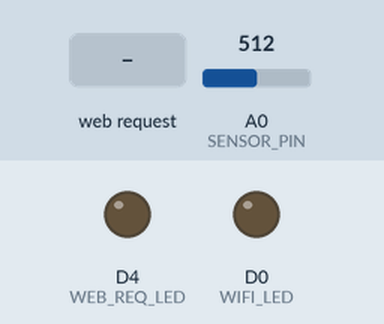
The sketch below on a simulated ESP8266 (NodeMCU). Parts: output pins drawn as LEDs (lit = HIGH). Inputs (shaded band) come from the test bench; at power-on: A0 (SENSOR_PIN) = 512. WiFi joins after 1.5 s; servers stay silent unless stated; what the sketch prints to the serial monitor is not drawn.

Above: at 0.0 s.
At 5.7 s:
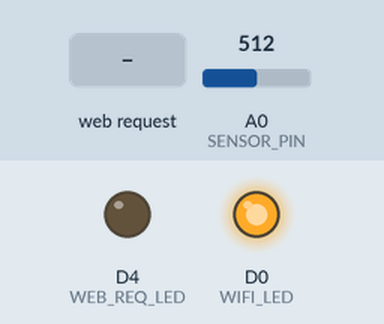
5.8 s: HTTP request GET /voltage received
At 5.9 s:
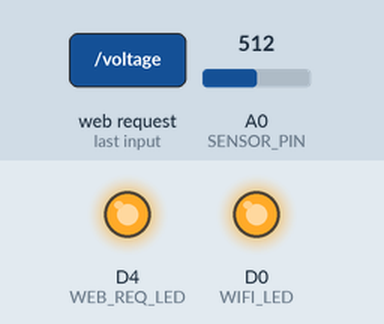
Timing chart, 0 to 8.8 s (numbered marks = the images above; inputs shaded):
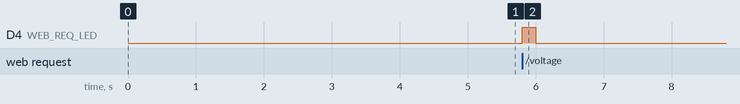

Measured:
- after the input at 5.8 s, D4 (WEB_REQ_LED): LOW → HIGH at once, → LOW 0.20 s later

The sketch:

ac_voltage_meter_server.ino
```cpp
/**

The AC voltage monitor server is hosted on NodeMCU ESP-12E. And ZMPT101B is used for sensing AC voltage.
You need to calibrate ZMPT101B so that the output waveform is not clipped. For that in loop() function uncomment first two lines and dump raw values.
See the graph in Arduino IDE's Serial Plotter. Adjust the trimpot on the sensor so that the sine wave is not clipped.

My ESP module is NodeMCU E12E (ESP8266EX)
Crystal is 26MHz
Auto-detected Flash size: 4MB

*/

#include <ESP8266WiFi.h>
#include <ESP8266WebServer.h>
#include <math.h>
#include <ElegantOTA.h>

// Use your WiFi credentials
const char* WIFI_SSID = "abc";
const char* WIFI_PASSWORD = "11223344";

// Update pin numbers as per your ESP module
const uint8_t SENSOR_PIN = A0;
const uint8_t WIFI_LED = D0; // devkit LED
const uint8_t WEB_REQ_LED = D4; // module LED

// ---------------- Sensor configuration ----------------
// Adjust this after comparing against a reliable AC meter/multimeter.
// new calibration factor = (multimeter reading / this program reading) * current calibration factor
float calibrationFactor = 2.83;

// Sample for approximately 200 ms. At 50 Hz, this covers about 10 AC cycles.
const unsigned long SAMPLE_WINDOW_MS = 200;

// Read voltage about twice per second.
const unsigned long UPDATE_INTERVAL_MS = 500;


ESP8266WebServer server(80);
float voltageRMS = 0.0f;
unsigned long lastUpdate = 0;

float readVoltageRMS() {
  unsigned long start = millis();
  unsigned long count = 0;
  double sum = 0;
  double sumSquares = 0;

  while ((millis() - start) < SAMPLE_WINDOW_MS) {
    int sample = analogRead(SENSOR_PIN);

    sum += sample;
    sumSquares += (double)sample * sample;
    count++;
  }

  if (count == 0) return 0;

  double mean = sum / count;
  double variance = (sumSquares / count) - (mean * mean);

  if (variance < 0) variance = 0;

  double adcRms = sqrt(variance);
  return adcRms * calibrationFactor;
}

// ---------------- HTTP handlers ----------------

void handleRoot() {
  String html = R"rawliteral(
<!DOCTYPE html>
<html lang="en">
<head>
<meta charset="UTF-8">
<meta name="viewport" content="width=device-width, initial-scale=1">
<title>AC Voltage Monitor</title>

<style>
  * { box-sizing: border-box; }

  body {
    margin: 0;
    padding: 16px;
    background: #101827;
    color: #e5e7eb;
    font-family: Arial, sans-serif;
  }

  .container {
    max-width: 850px;
    margin: auto;
  }

  h1 {
    font-size: 24px;
    margin-bottom: 6px;
  }

  .subtitle {
    color: #9ca3af;
    margin-bottom: 22px;
  }

  .card {
    background: #1b2638;
    padding: 20px;
    border-radius: 14px;
    margin-bottom: 16px;
    border: 1px solid #334155;
  }

  .label {
    font-size: 14px;
    color: #9ca3af;
  }

  .reading {
    font-size: 48px;
    font-weight: bold;
    margin: 12px 0;
  }

  .unit {
    font-size: 20px;
    color: #9ca3af;
  }

  .status {
    padding: 10px 12px;
    border-radius: 8px;
    font-weight: bold;
    margin-top: 12px;
    background: #263449;
  }

  .normal { color: #4ade80; }
  .warning { color: #fbbf24; }
  .alarm { color: #f87171; }

  .chart-wrap {
    width: 100%;
    height: 280px;
    position: relative;
  }

  canvas {
    width: 100%;
    height: 100%;
    display: block;
  }

  .controls {
    display: flex;
    flex-wrap: wrap;
    gap: 10px;
    margin-top: 14px;
  }

  button {
    background: #334155;
    color: white;
    border: 1px solid #475569;
    padding: 12px 16px;
    border-radius: 8px;
    font-size: 14px;
    cursor: pointer;
  }

  button:active { opacity: 0.75; }

  .note {
    font-size: 12px;
    color: #9ca3af;
    line-height: 1.5;
    margin-top: 16px;
  }

  .details {
    display: flex;
    flex-wrap: wrap;
    gap: 20px;
    margin-top: 16px;
  }

  .detail {
    flex: 1;
    min-width: 120px;
  }

  .detail-value {
    margin-top: 6px;
    font-size: 18px;
    font-weight: bold;
  }
</style>
</head>

<body>
<div class="container">

  <h1>AC Voltage Monitor</h1>
  <div class="subtitle">NodeMCU ESP-12E · ZMPT101B · 50 Hz mains</div>

  <div class="card">
    <div class="label">LIVE AC RMS VOLTAGE</div>
    <div class="reading">
      <span id="voltage">--.-</span>
      <span class="unit">V</span>
    </div>

    <div id="status" class="status warning">
      Connecting to sensor...
    </div>

    <div class="details">
      <div class="detail">
        <div class="label">Last successful reading</div>
        <div id="lastUpdate" class="detail-value">Never</div>
      </div>

      <div class="detail">
        <div class="label">Low-voltage limit</div>
        <div class="detail-value">214V</div>
      </div>
    </div>

    <div class="controls">
      <button id="soundButton">Enable alarm sound</button>
      <button id="muteButton">Mute alarm</button>
      <button id="clearButton">Clear history</button>
    </div>

    <div class="note">
      Sound must be enabled by a user gesture in the browser.
      Muting disables sound but does not disable alarm detection.
    </div>
  </div>

  <div class="card">
    <div class="label">VOLTAGE HISTORY</div>
    <div class="chart-wrap">
      <canvas id="chart"></canvas>
    </div>
    <div class="note">
      Rolling 24-hour history. Readings are saved when voltage changes by at least 1V
      or every 60 seconds. Failed requests are recorded as 0V. The red dashed line is 214V.
    </div>
  </div>

  <div class="card">
    <div class="label">CONNECTION</div>
    <div id="connection" class="detail-value warning">
      Waiting for first reading
    </div>
    <div class="note">
      A failed request or voltage below 214V triggers the alarm. When voltage
      returns to 214V or above, the alarm clears and a different 3-second recovery tone plays.
    </div>
  </div>

</div>

<script>
(() => {
  "use strict";

  const LOW_LIMIT = 209;
  const REQUEST_TIMEOUT = 2500;
  const POLL_INTERVAL = 2000;
  const HISTORY_DURATION = 24 * 60 * 60 * 1000;
  const MIN_CHANGE = 1.0;
  const MAX_GAP = 60000;
  const HISTORY_KEY = "acVoltageHistoryV1";

  const voltageEl = document.getElementById("voltage");
  const statusEl = document.getElementById("status");
  const connectionEl = document.getElementById("connection");
  const lastUpdateEl = document.getElementById("lastUpdate");
  const canvas = document.getElementById("chart");
  const ctx = canvas.getContext("2d");

  let history = loadHistory();
  let requestInProgress = false;
  let failureCount = 0;
  let lastSuccessTime = null;
  let lastSavedVoltage = history.length
    ? history[history.length - 1].voltage : null;
  let lastSavedTime = history.length
    ? history[history.length - 1].time : 0;
  let outageDetected = history.length > 0 &&
    history[history.length - 1].voltage < LOW_LIMIT;

  let audioContext = null;
  let alarmEnabled = false;
  let alarmMuted = false;
  let alarmTimer = null;
  let alarmActive = false;
  let alarmReason = "";

  function loadHistory() {
    try {
      const saved = JSON.parse(localStorage.getItem(HISTORY_KEY) || "[]");
      if (!Array.isArray(saved)) return [];
      const cutoff = Date.now() - HISTORY_DURATION;
      return saved.filter(p =>
        p && Number.isFinite(p.time) &&
        Number.isFinite(p.voltage) &&
        p.time >= cutoff && p.voltage >= 0 && p.voltage <= 300
      ).sort((a, b) => a.time - b.time);
    } catch (e) {
      console.warn("Could not load saved voltage history:", e);
      return [];
    }
  }

  function trimHistory() {
    const cutoff = Date.now() - HISTORY_DURATION;
    const oldLength = history.length;
    history = history.filter(p => p.time >= cutoff);
    if (history.length !== oldLength) persistHistory();
  }

  function persistHistory() {
    try {
      localStorage.setItem(HISTORY_KEY, JSON.stringify(history));
    } catch (e) {
      console.warn("Could not persist voltage history:", e);
    }
  }

  function saveReading(timestamp, voltage) {
    history.push({ time: timestamp, voltage: voltage });
    trimHistory();
    lastSavedVoltage = voltage;
    lastSavedTime = timestamp;
    persistHistory();
  }

  function addReading(voltage, force = false) {
    const now = Date.now();
    trimHistory();

    if (lastSavedVoltage === null) {
      saveReading(now, voltage);
      return;
    }

    const changed = Math.abs(voltage - lastSavedVoltage) >= MIN_CHANGE;
    const periodic = now - lastSavedTime >= MAX_GAP;

    if (force || changed || periodic) {
      saveReading(now, voltage);
    }
  }

  // ---------- Audio alarms ----------

  async function enableAudio() {
    try {
      const AudioContextClass =
        window.AudioContext || window.webkitAudioContext;

      if (!AudioContextClass) {
        alert("Web Audio API is not supported by this browser.");
        return;
      }

      if (!audioContext) audioContext = new AudioContextClass();
      if (audioContext.state === "suspended") await audioContext.resume();

      alarmEnabled = true;
      document.getElementById("soundButton").textContent =
        "Alarm sound enabled";
      document.getElementById("soundButton").style.display = "none";

      // Brief test tone confirms that browser audio is enabled.
      beep(880, 0.5);
      if (alarmActive) startAlarm(alarmReason);
    } catch (e) {
      console.error("Audio initialization failed", e);
      alert("Could not enable sound. Check your browser settings.");
    }
  }

  function beep(frequency, duration, waveType = "square") {
    if (!audioContext || !alarmEnabled || alarmMuted) return;
    if (audioContext.state !== "running") return;

    const oscillator = audioContext.createOscillator();
    const gain = audioContext.createGain();
    const start = audioContext.currentTime;

    oscillator.type = waveType;
    oscillator.frequency.value = frequency;

    gain.gain.setValueAtTime(0.0001, start);
    gain.gain.exponentialRampToValueAtTime(0.12, start + 0.02);
    gain.gain.setValueAtTime(0.12, start + duration * 0.65);
    gain.gain.exponentialRampToValueAtTime(0.0001, start + duration);

    oscillator.connect(gain);
    gain.connect(audioContext.destination);
    oscillator.start(start);
    oscillator.stop(start + duration + 0.02);
  }

  function playRecoveryBeep() {
    // A smoother, higher-pitched 3-second tone distinct from the alarm.
    beep(2320, 4.0, "sine");
  }

  function startAlarm(reason) {
    alarmActive = true;
    alarmReason = reason;
    updateStatus();

    if (alarmTimer !== null) return;

    function pulse() {
      if (!alarmActive || !alarmEnabled || alarmMuted) {
        alarmTimer = null;
        return;
      }

      // Read the current reason, so a low-voltage/HTTP change is reflected.
      const frequency = alarmReason === "low" ? 1000 : 620;
      beep(frequency, 0.2);

      setTimeout(() => {
        if (alarmActive && alarmEnabled && !alarmMuted) {
          const nextFrequency = alarmReason === "low" ? 1000 : 620;
          beep(nextFrequency, 0.18);
        }
      }, 260);

      alarmTimer = setTimeout(pulse, 1500);
    }

    pulse();
  }

  function stopAlarm() {
    alarmActive = false;
    alarmReason = "";

    if (alarmTimer !== null) {
      clearTimeout(alarmTimer);
      alarmTimer = null;
    }

    updateStatus();
  }

  function updateAlarm(reason) {
    if (reason) startAlarm(reason);
    else stopAlarm();
  }

  document.getElementById("soundButton")
    .addEventListener("click", enableAudio);

  document.getElementById("muteButton")
    .addEventListener("click", () => {
      alarmMuted = !alarmMuted;
      document.getElementById("muteButton").textContent =
        alarmMuted ? "Unmute alarm" : "Mute alarm";

      if (alarmMuted && alarmTimer !== null) {
        clearTimeout(alarmTimer);
        alarmTimer = null;
      }

      if (!alarmMuted && alarmActive) startAlarm(alarmReason);
    });

  // ---------- Status ----------

  function setStatus(message, type) {
    statusEl.textContent = message;
    statusEl.className = "status " + type;
  }

  function updateStatus() {
    if (failureCount > 0) {
      setStatus("ALARM: HTTP request failed", "alarm");
      connectionEl.textContent =
        "Connection failure (" + failureCount + ")";
      connectionEl.className = "detail-value alarm";
      return;
    }

    if (alarmActive && alarmReason === "low") {
      setStatus("ALARM: Voltage below 214V", "alarm");
      connectionEl.textContent = "Connected · Low voltage";
      connectionEl.className = "detail-value alarm";
      return;
    }

    if (lastSuccessTime !== null) {
      setStatus("Voltage normal", "normal");
      connectionEl.textContent = "Connected";
      connectionEl.className = "detail-value normal";
    }
  }

  // ---------- Fetch voltage ----------

  async function pollVoltage() {
    if (requestInProgress) return;
    requestInProgress = true;

    const controller = new AbortController();
    const timeout = setTimeout(() => controller.abort(), REQUEST_TIMEOUT);

    try {
      const response = await fetch("/voltage?t=" + Date.now(), {
        method: "GET",
        cache: "no-store",
        signal: controller.signal
      });

      if (!response.ok) throw new Error("HTTP " + response.status);

      const data = await response.json();
      if (typeof data.voltage !== "number" ||
          !Number.isFinite(data.voltage) ||
          data.voltage < 0 || data.voltage > 300) {
        throw new Error("Invalid voltage response");
      }

      const now = Date.now();
      failureCount = 0;
      lastSuccessTime = now;
      voltageEl.textContent = data.voltage.toFixed(1);
      lastUpdateEl.textContent = new Date(now).toLocaleTimeString();

      const isLow = data.voltage < LOW_LIMIT;
      const recovered = outageDetected && !isLow;

      // Force a point at a low-voltage/recovery transition.
      addReading(data.voltage, isLow ? !outageDetected : recovered);

      if (isLow) {
        outageDetected = true;
        updateAlarm("low");
      } else {
        if (recovered) playRecoveryBeep();
        outageDetected = false;
        updateAlarm(null);
      }

      updateStatus();
      drawChart();
    } catch (error) {
      failureCount++;
      console.error("Voltage request failed:", error);

      // Treat each request failure as a zero-volt sample, but suppress
      // repeated identical zeros until the periodic-save interval elapses.
      voltageEl.textContent = "0.0";
      addReading(0);
      outageDetected = true;
      updateAlarm("http");
      updateStatus();
      drawChart();
    } finally {
      clearTimeout(timeout);
      requestInProgress = false;
    }
  }

  // ---------- 24-hour rolling chart ----------

  function drawChart() {
    const rect = canvas.getBoundingClientRect();
    const dpr = window.devicePixelRatio || 1;
    canvas.width = Math.max(1, Math.round(rect.width * dpr));
    canvas.height = Math.max(1, Math.round(rect.height * dpr));
    ctx.setTransform(dpr, 0, 0, dpr, 0, 0);

    const width = rect.width;
    const height = rect.height;
    ctx.clearRect(0, 0, width, height);

    const pad = { left: 46, right: 12, top: 20, bottom: 30 };
    const plotW = width - pad.left - pad.right;
    const plotH = height - pad.top - pad.bottom;
    if (plotW <= 0 || plotH <= 0) return;

    const now = Date.now();
    const startTime = now - HISTORY_DURATION;
    const points = history.filter(p => p.time >= startTime && p.time <= now);

    // Fixed scale keeps zero-volt outages visible on the 24-hour chart.
    const minV = 0;
    const maxV = 260;

    function xTime(t) {
      return pad.left + ((t - startTime) / HISTORY_DURATION) * plotW;
    }

    function y(v) {
      return pad.top + ((maxV - v) / (maxV - minV)) * plotH;
    }

    // Grid and voltage labels.
    ctx.font = "11px Arial";
    ctx.textAlign = "right";
    ctx.textBaseline = "middle";

    for (let v = 0; v <= 250; v += 50) {
      const yy = y(v);
      ctx.strokeStyle = "#334155";
      ctx.lineWidth = 1;
      ctx.beginPath();
      ctx.moveTo(pad.left, yy);
      ctx.lineTo(width - pad.right, yy);
      ctx.stroke();
      ctx.fillStyle = "#9ca3af";
      ctx.fillText(String(v), pad.left - 8, yy);
    }

    // Low-voltage threshold.
    const limitY = y(LOW_LIMIT);
    ctx.save();
    ctx.strokeStyle = "#f87171";
    ctx.setLineDash([6, 4]);
    ctx.lineWidth = 2;
    ctx.beginPath();
    ctx.moveTo(pad.left, limitY);
    ctx.lineTo(width - pad.right, limitY);
    ctx.stroke();
    ctx.restore();

    ctx.fillStyle = "#f87171";
    ctx.textAlign = "left";
    ctx.textBaseline = "bottom";
    ctx.fillText("inverter max 214V", pad.left + 5, limitY - 4);

    // Draw timestamp-scaled history. Break the line across long data gaps.
    if (points.length > 0) {
      ctx.beginPath();
      let previousTime = null;
      for (const point of points) {
        const px = xTime(point.time);
        const py = y(point.voltage);
        if (previousTime === null || point.time - previousTime > 90000) {
          ctx.moveTo(px, py);
        } else {
          ctx.lineTo(px, py);
        }
        previousTime = point.time;
      }

      ctx.strokeStyle = "#38bdf8";
      ctx.lineWidth = 2.5;
      ctx.lineJoin = "round";
      ctx.lineCap = "round";
      ctx.stroke();

      const last = points[points.length - 1];
      ctx.beginPath();
      ctx.arc(xTime(last.time), y(last.voltage), 4, 0, Math.PI * 2);
      ctx.fillStyle = last.voltage < LOW_LIMIT ? "#f87171" : "#38bdf8";
      ctx.fill();
    }

    // Fixed 24-hour axis labels.
    ctx.fillStyle = "#9ca3af";
    ctx.textBaseline = "top";
    ctx.textAlign = "left";
    ctx.fillText("24h ago", pad.left, height - pad.bottom + 8);
    ctx.textAlign = "center";
    ctx.fillText("12h ago", pad.left + plotW / 2, height - pad.bottom + 8);
    ctx.textAlign = "right";
    ctx.fillText("Now", width - pad.right, height - pad.bottom + 8);
  }

  document.getElementById("clearButton")
    .addEventListener("click", () => {
      history = [];
      lastSavedVoltage = null;
      lastSavedTime = 0;
      persistHistory();
      drawChart();
    });

  window.addEventListener("resize", drawChart);

  // Start with stored history, then poll every two seconds.
  trimHistory();
  drawChart();
  pollVoltage();
  setInterval(pollVoltage, POLL_INTERVAL);
})();
</script>
</body>
</html>
)rawliteral";

  server.sendHeader("Cache-Control", "no-store");
  server.send(200, "text/html", html);
}

void handleVoltage() {
  String json = "{";
  json += "\"voltage\":";
  json += String(voltageRMS, 2);
  json += ",\"unit\":\"V\"";
  json += ",\"type\":\"AC_RMS\"";
  json += "}";

  server.send(200, "application/json", json);

  digitalWrite(WEB_REQ_LED, HIGH);
  delay(200);
  digitalWrite(WEB_REQ_LED, LOW);
}

void handleRawVoltage() {
  server.send(200, "text/plain", String(voltageRMS, 2));

  digitalWrite(WEB_REQ_LED, HIGH);
  delay(200);
  digitalWrite(WEB_REQ_LED, LOW);
}

void setup() {
  Serial.begin(115200);
  pinMode(SENSOR_PIN, INPUT);
  pinMode(WIFI_LED, OUTPUT);
  pinMode(WEB_REQ_LED, OUTPUT);

  delay(3000);
  digitalWrite(WIFI_LED, LOW); // led on my board is active low


  Serial.println();
  Serial.println("AC Voltage Monitor");

  WiFi.mode(WIFI_STA);
  WiFi.setHostname("AC_Voltage_sen");
  WiFi.setAutoReconnect(true);
  WiFi.begin(WIFI_SSID, WIFI_PASSWORD);

  Serial.print("Connecting to Wi-Fi");

  unsigned long wifiStart = millis();

  while (WiFi.status() != WL_CONNECTED &&
         millis() - wifiStart < 20000) {
    delay(250);
    Serial.print(".");
  }

  Serial.println();

  if (WiFi.status() == WL_CONNECTED) {
    Serial.print("Connected. IP address: ");
    Serial.println(WiFi.localIP());
    digitalWrite(WIFI_LED, HIGH);
  } else {
    Serial.println("Wi-Fi connection failed.");
    digitalWrite(WIFI_LED, LOW);
  }

  server.on("/", HTTP_GET, handleRoot);
  server.on("/voltage", HTTP_GET, handleVoltage);
  server.on("/v", HTTP_GET, handleRawVoltage);

  server.enableCORS(true);
  ElegantOTA.begin(&server);
  server.begin();
  Serial.println("HTTP server started");
}

// ---------------- Main loop ----------------

void loop() {
  /*
    To calibrate ZMPT101B uncomment following lines and comment remaining lines in the method.
    Deploy and see the output on Serial Plotter. The sine wave needs to be clean.
  */
  //Serial.println(analogRead(A0));
  //delayMicroseconds(500);

  server.handleClient();
  ElegantOTA.loop();
  if((millis() - lastUpdate) > UPDATE_INTERVAL_MS) {
    lastUpdate = millis();
    voltageRMS = readVoltageRMS();
    //Serial.print("Voltage:");
    //Serial.println(voltageRMS);
  }

  if(WiFi.isConnected()) {
    digitalWrite(WIFI_LED, HIGH);
  } else {
    digitalWrite(WIFI_LED, LOW);
  }

  yield();
}
```
